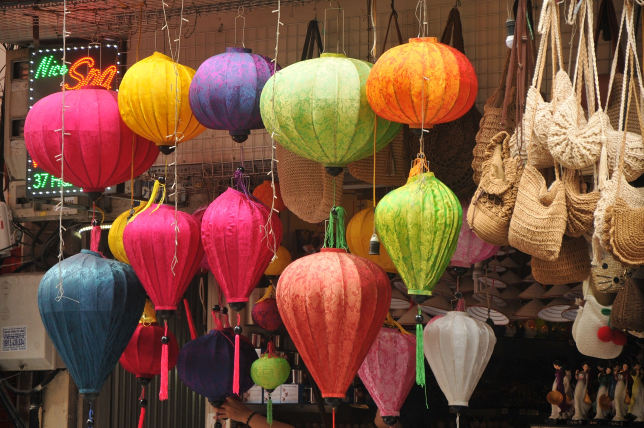
#> input picture python/image/histogramRGB.jpg, 1287 x 855 px, found by its file name (shown at 1/2 size)
$ python histogramRGB.py --input E://CVS//Project//Digital_Image_Processing//python//image//histogramRGB.jpg
#> lines starting #> are read from the running program, lines starting #| are printed output that depends on the picture
#> further down, imageOriginal is the input picture: shape (855, 1287, 3); mean B, G, R 60.2, 81, 120.8
# Tutor: Tran Tien Duc
# Gmail: trantienduc@gmail.com
# Created by Cao Le Cong Minh
# Gmail: caolecongminh1997@gmail.com
# Github: https://github.com/Minh-CaoLeCong

# USAGE
# python histogramRGB.py --input imagePath
# example:  python histogramRGB.py --input E:\\CVS\\Project\\Digital_Image_Processing\\python\\image\\histogramRGB.jpg
#           python histogramRGB.py --input E:/CVS/Project/Digital_Image_Processing/python/image/histogramRGB.jpg

# import the necessary packages
import argparse
import cv2
import numpy as np
import ntpath
import time
import math

def histogramRGB(imageInput):
    """
    """
    # the number of possible intensity levels in the image (256 for an 8-bit image)
    L = 256

    M = imageInput.shape[0] # height of image
#> M = 855
    N = imageInput.shape[1] # width of image
#> N = 1287

    imageInput_blueChannel, imageInput_greenChannel, imageInput_redChannel =\
        cv2.split(imageInput)
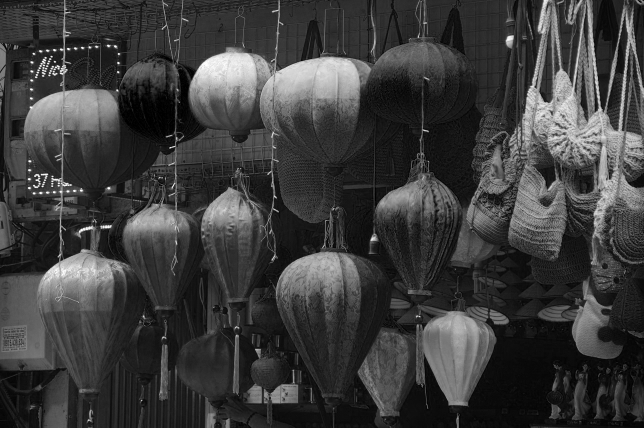
#> imageInput_blueChannel: shape (855, 1287) (shown at 1/2 size); min 0, max 255, mean 60.2
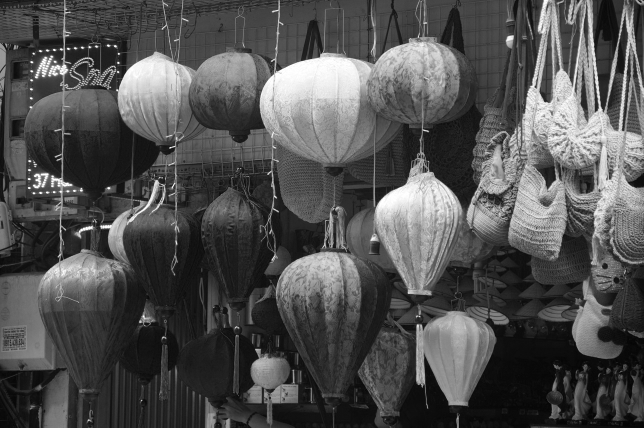
#> imageInput_greenChannel: shape (855, 1287) (shown at 1/2 size); min 0, max 255, mean 81
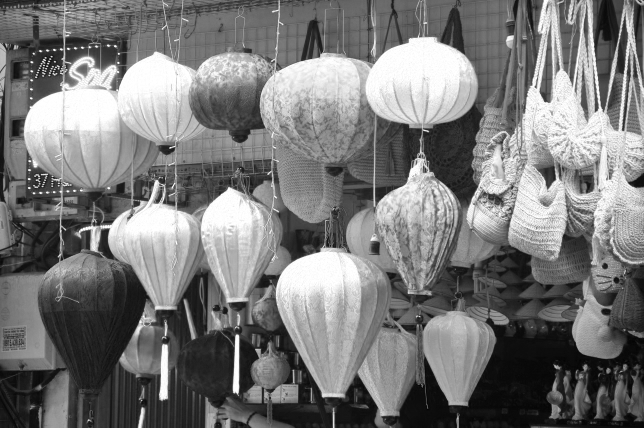
#> imageInput_redChannel: shape (855, 1287) (shown at 1/2 size); min 0, max 255, mean 120.8

    blueChannel_hist = cv2.calcHist(imageInput_blueChannel, [0], None, [L], [0, L])
#> blueChannel_hist = 256 values, max 64 at index 44, min 0 at index 0, mean 5.03
    greenChannel_hist = cv2.calcHist(imageInput_greenChannel, [0], None, [L], [0, L])
#> greenChannel_hist = 256 values, max 70 at index 71, min 0 at index 0, mean 5.03
    redChannel_hist = cv2.calcHist(imageInput_redChannel, [0], None, [L], [0, L])
#> redChannel_hist = 256 values, max 46 at index 105, min 0 at index 0, mean 5.03

    hist_width = 512
    hist_height = 400
    bin_width = int(round(hist_width/L))

    imageOutputRGB = np.zeros((hist_height, hist_width, 3), dtype=np.uint8)
    imageOutputRed = np.zeros((hist_height, hist_width, 3), dtype=np.uint8)
    imageOutputGreen = np.zeros((hist_height, hist_width, 3), dtype=np.uint8)
    imageOutputBlue = np.zeros((hist_height, hist_width, 3), dtype=np.uint8)

    cv2.normalize(blueChannel_hist, blueChannel_hist, alpha=0, beta=hist_height, norm_type=cv2.NORM_MINMAX)
    cv2.normalize(greenChannel_hist, greenChannel_hist, alpha=0, beta=hist_height, norm_type=cv2.NORM_MINMAX)
    cv2.normalize(redChannel_hist, redChannel_hist, alpha=0, beta=hist_height, norm_type=cv2.NORM_MINMAX)

    for i in range(1, L):
        cv2.line(imageOutputRGB, (bin_width*(i-1), hist_height - int(np.round(blueChannel_hist[i-1]))),\
            ( bin_width*(i), hist_height - int(np.round(blueChannel_hist[i]))),\
                ( 255, 0, 0), thickness=2)
        cv2.line(imageOutputRGB, (bin_width*(i-1), hist_height - int(np.round(greenChannel_hist[i-1]))),\
            ( bin_width*(i), hist_height - int(np.round(greenChannel_hist[i]))),\
                ( 0, 255, 0), thickness=2)
        cv2.line(imageOutputRGB, ( bin_width*(i-1), hist_height - int(np.round(redChannel_hist[i-1]))),\
            ( bin_width*(i), hist_height - int(np.round(redChannel_hist[i]))),\
                ( 0, 0, 255), thickness=2)
        cv2.line(imageOutputBlue, (bin_width*(i-1), hist_height - int(np.round(blueChannel_hist[i-1]))),\
            ( bin_width*(i), hist_height - int(np.round(blueChannel_hist[i]))),\
                ( 255, 0, 0), thickness=2)
        cv2.line(imageOutputGreen, (bin_width*(i-1), hist_height - int(np.round(greenChannel_hist[i-1]))),\
            ( bin_width*(i), hist_height - int(np.round(greenChannel_hist[i]))),\
                ( 0, 255, 0), thickness=2)
        cv2.line(imageOutputRed, ( bin_width*(i-1), hist_height - int(np.round(redChannel_hist[i-1]))),\
            ( bin_width*(i), hist_height - int(np.round(redChannel_hist[i]))),\
                ( 0, 0, 255), thickness=2)
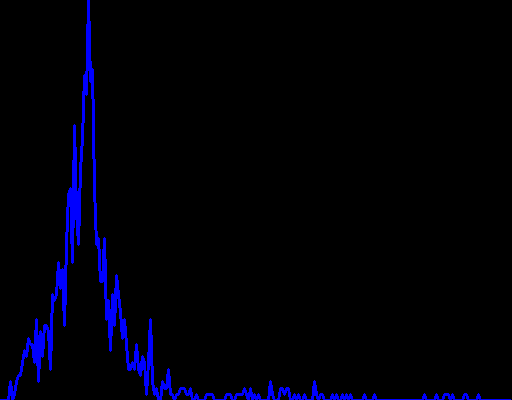
#> imageOutputBlue: shape (400, 512, 3); mean of channels 0, 1, 2 9, 0, 0; drawn as B, G, R
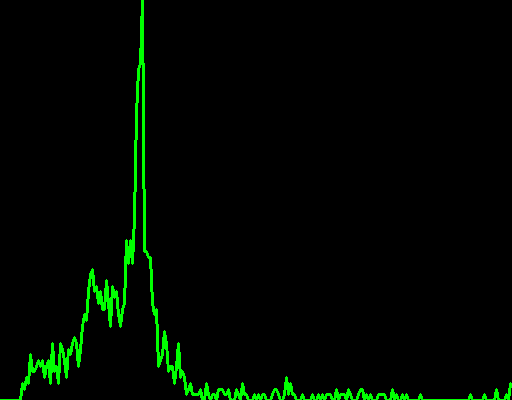
#> imageOutputGreen: shape (400, 512, 3); mean of channels 0, 1, 2 0, 7.6, 0; drawn as B, G, R
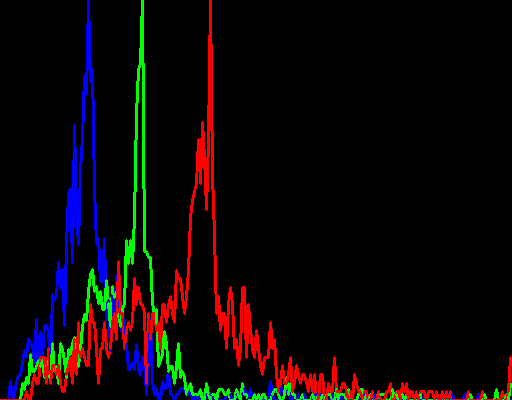
#> imageOutputRGB: shape (400, 512, 3); mean of channels 0, 1, 2 7.2, 6.4, 11.9; drawn as B, G, R
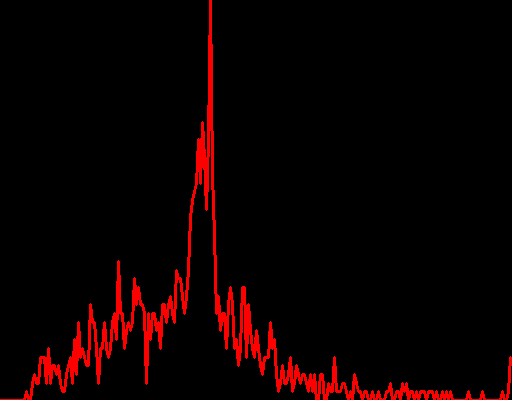
#> imageOutputRed: shape (400, 512, 3); mean of channels 0, 1, 2 0, 0, 12.4; drawn as B, G, R

    return imageOutputRGB, imageOutputRed, imageOutputGreen, imageOutputBlue

# construct the argument parser and parse the arguments
ap = argparse.ArgumentParser()
ap.add_argument("-i", "--input", required=True,\
    help="input image path to processing")
args = vars(ap.parse_args())

# read original image from input image path
inputImagePath = args["input"]
imageFileName = ntpath.basename(inputImagePath)
imageOriginal = cv2.imread(inputImagePath)

# display original image
cv2.imshow('original', imageOriginal)

# histogramRGB processing
startTime = time.time()
imageHistogramRGB, imageHistogramRed, imageHistogramGreen, imageHistogramBlue = histogramRGB(imageOriginal)
print("[INFOR]: Time execution: {}".format(time.time() - startTime))

# display histogramRGB processing image
cv2.imshow('histogramRGB', imageHistogramRGB)
cv2.imshow('histogramRed', imageHistogramRed)
cv2.imshow('histogramGreen', imageHistogramGreen)
cv2.imshow('histogramBlue', imageHistogramBlue)

print("[INFOR]: Press 's' key to save result")
print("[INFOR]: Press 'q' key to quit")
key = cv2.waitKey(0) & 0xFF
#> (key Esc is pressed here)
if key == ord("s"):
    resultPath = "./output/" + "histogramRGB_" + imageFileName
    cv2.imwrite(resultPath, imageHistogramRGB)

$ run again, with python/image/histogram.tif saved as python/image/histogramRGB.jpg
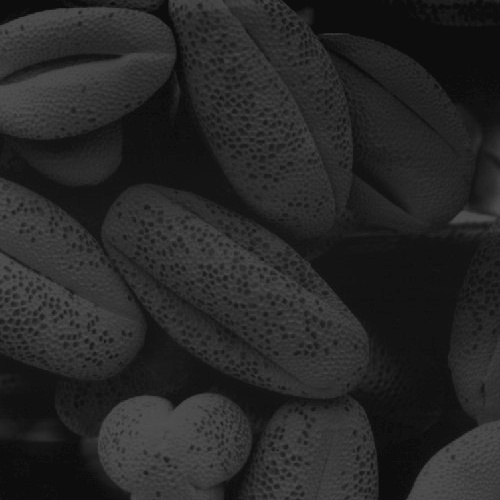
#> input picture python/image/histogram.tif, 500 x 500 px, found by its file name
#> imageOriginal is the input picture: shape (500, 500, 3); min 10, max 82, mean 38.7
#> blueChannel_hist = 256 values, max 164 at index 13, min 0 at index 0, mean 1.95
#> greenChannel_hist has the same summary as blueChannel_hist
#> redChannel_hist has the same summary as blueChannel_hist
#> after the loop in histogramRGB, `for i in range(1, L):`:
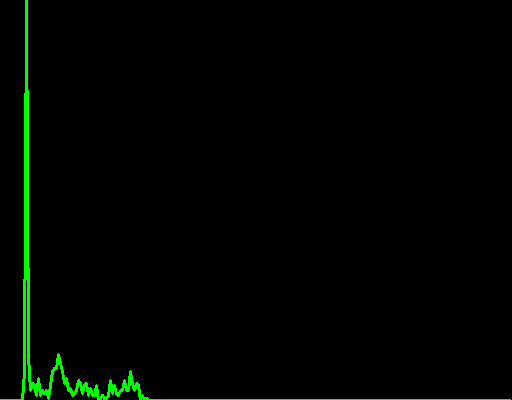
#> imageOutputGreen: shape (400, 512, 3); mean of channels 0, 1, 2 0, 4.2, 0; drawn as B, G, R
#> after the loop in histogramRGB, `for i in range(1, L):`:
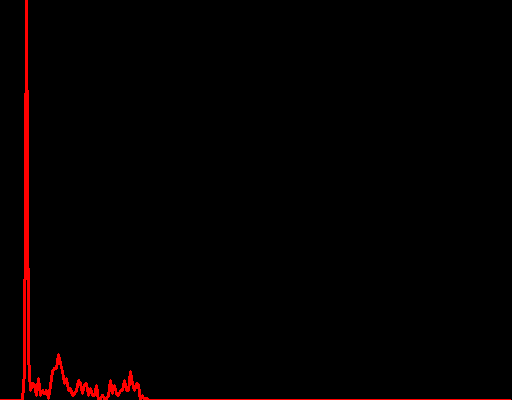
#> imageOutputRGB: shape (400, 512, 3); mean of channels 0, 1, 2 0, 0, 4.2; drawn as B, G, R
